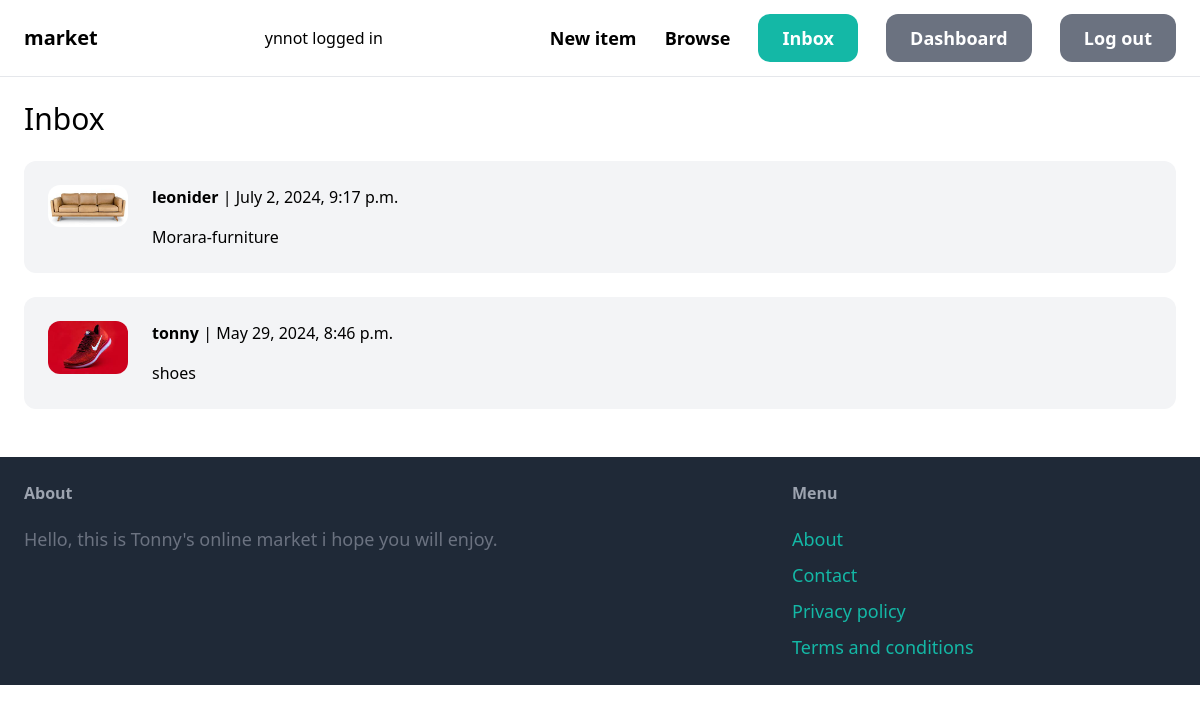
The page /inbox/ (signed in) on the database its author committed.
### conversation/models.py (models this page shows)
class Conversation(models.Model):
    item = models.ForeignKey(Item, related_name='conversations', on_delete=models.CASCADE)
    members = models.ManyToManyField(User, related_name='conversations')
    created_at = models.DateTimeField(auto_now_add=True)
    modified_at = models.DateTimeField(auto_now=True)
    class Meta:
        ordering = ('-created_at',)

### item/models.py (models this page shows, shortened)
class Item(models.Model):
    category = models.ForeignKey(Category, related_name='items', on_delete=models.CASCADE)
    name = models.CharField(max_length=255)
    description = models.TextField(blank=True, null=True)
    price = models.FloatField()
    image = models.ImageField(upload_to='items_images', blank=True, null=True)
    is_sold = models.BooleanField(default=False)
    created_by = models.ForeignKey(User, related_name='items', on_delete=models.CASCADE)
    created_at = models.DateTimeField(auto_now_add=True)

### conversation/views.py (the view)
# urls.py: path('', views.inbox, name='inbox'),
@login_required
def inbox(request):
    conversations = Conversation.objects.filter(members__in=[request.user.id])
    print(conversations)
    print(conversations.count())
    conMessage = ConversationMessage.objects.filter().order_by('created_at')
    unread_count = ConversationMessage.objects.filter(is_read=False).count()
    return render(request, 'conversation/inbox.html', {
        'conversations': conversations,
        'conMessage': conMessage,
        'unread_count': unread_count
    })

### conversation/templates/conversation/inbox.html (shortened to what this page needs)
{% extends 'core/base.html' %}
{% block content %}
<h1 class="mb-6 text-3xl">Inbox</h1>
<div class="space-y-6">
    {% for conversation in conversations %}
        <a href="{% url 'conversation:detail' conversation.id %}">
            <div class="p-6 flex bg-gray-100 rounded-xl">
                <div class="pr-6">
                    <img src="{{ conversation.item.image.url }}" class="w-20 rounded-xl">
                </div>
                <div>
                    {% for member in conversation.members.all %}
                        {% if member != request.user %}
                            <p class="mb-4"><strong>{{ member.username }}</strong> | {{ conversation.modified_at }}</p>
                            <p>{{ conversation.item.name }}</p>
                        {% endif %}
                    {% endfor %}
                </div>
            </div><br>
        </a>
    {% endfor %}
</div>
{% endblock %}

### core/templates/core/base.html (shortened to what this page needs)
<!DOCTYPE html>
<html lang="en">
<head>
    <script src="https://cdn.tailwindcss.com"></script>
</head>
<body>
    <nav class="py-6 px-6 flex justify-between items-center border-b border-gray-200">
        <a href="/" class="text-xl font-semibold">market</a>
        {% if request.user.is_authenticated %} <h5> {{ user.username }} logged in </h5>  {% endif %}
        <div class="space-x-6">
            <a href="{% url 'item:new' %}" class="text-lg font-semibold hover:text-gray-500">New item</a>
            <a href="{% url 'item:items' %}" class="text-lg font-semibold hover:text-gray-500">Browse</a>
            {% if request.user.is_authenticated %}
                <a href="{% url 'conversation:inbox' %}" class="px-6 py-3 text-lg font-semibold bg-teal-500 text-white rounded-xl hover:bg-teal-700">Inbox</a>
                <a href="{% url 'dashboard:index' %}" class="px-6 py-3 text-lg font-semibold bg-gray-500 text-white rounded-xl hover:bg-gray-700">Dashboard</a>
                <a href="{% url 'core:logout' %}" class="px-6 py-3 text-lg font-semibold bg-gray-500 text-white rounded-xl hover:bg-gray-700">Log out</a>
            {% else%}
                <a href="{% url 'core:signup' %}" class="px-6 py-3 text-lg font-semibold bg-teal-500 text-white rounded-xl hover:bg-teal-700">Sign up</a>
                <a href="{% url 'core:login' %}" class="px-6 py-3 text-lg font-semibold bg-gray-500 text-white rounded-xl hover:bg-gray-700">Log in</a>
            {% endif %}
        </div>
    </nav>
    <div class="px-6 py-6">
        {% block content %}
        {% endblock %}
    </div>
    <footer class="py-6 px-6 flex justify-between bg-gray-800">
        <div class="w-2/3 pr-10">
            <h3 class="mb-5 font-semibold text-gray-400">About</h3>
            <p class="text-lg text-gray-500">Hello, this is Tonny's online market i hope you will enjoy. </p>
        </div>
        <div class="w-1/3">
            <h3 class="mb-5 font-semibold text-gray-400">Menu</h3>
            <ul class="space-y-2">
                <li><a href="#" class="text-lg text-teal-500 hover:text-teal-700">About</a></li>
                <li><a href="{% url 'core:contact' %}" class="text-lg text-teal-500 hover:text-teal-700">Contact</a></li>
                <li><a href="#" class="text-lg text-teal-500 hover:text-teal-700">Privacy policy</a></li>
                <li><a href="#" class="text-lg text-teal-500 hover:text-teal-700">Terms and conditions</a></li>
            </ul>
        </div>
    </footer>
</body>
</html>

### rows shown on the page
Conversation: item.image (picture), modified_at "July 2, 2024, 9:17 p.m.", item.name "Morara-furniture"
Conversation: item.image (picture), modified_at "May 29, 2024, 8:46 p.m.", item.name "shoes"

### other values the page prints
{{ user.username }} "ynnot"
{{ member.username }} "leonider"
{{ member.username }} "tonny"
